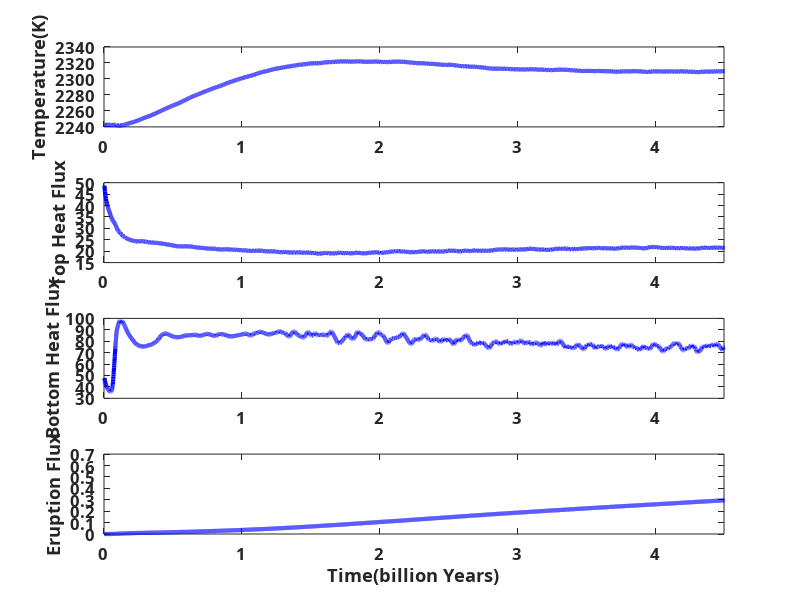

MATLAB code for this plot:
clc;clear all;close all
%% Load Data
DD = load('S3_TimeGraphs.dat');
DD(:,6) = DD(:,5)*7.93362E+11/2.67998E+15;
figure
subplot(4,1,1)
plot(DD(:,1),DD(:,2),'b','LineWidth',3)
xlim([0 4.5])
% xlabel('Time(billion Years)')
ylabel('Temperature(K)')
set(gca, 'FontName', 'Gill Sans MT','FontWeight','bold','FontSize',12)
subplot(4,1,2)
plot(DD(:,1),DD(:,3),'b','LineWidth',3)
xlim([0 4.5])
% xlabel('Time(billion Years)')
ylabel('Top Heat Flux')
set(gca, 'FontName', 'Gill Sans MT','FontWeight','bold','FontSize',12)
subplot(4,1,3)
plot(DD(:,1),DD(:,4),'b','LineWidth',3)
xlim([0 4.5])
% xlabel('Time(billion Years)')
ylabel('Bottom Heat Flux')
set(gca, 'FontName', 'Gill Sans MT','FontWeight','bold','FontSize',12)
subplot(4,1,4)
plot(DD(:,1),DD(:,6),'b','LineWidth',3)
xlim([0 4.5])
xlabel('Time(billion Years)')
ylabel('Eruption Flux')
set(gca, 'FontName', 'Gill Sans MT','FontWeight','bold','FontSize',12)
